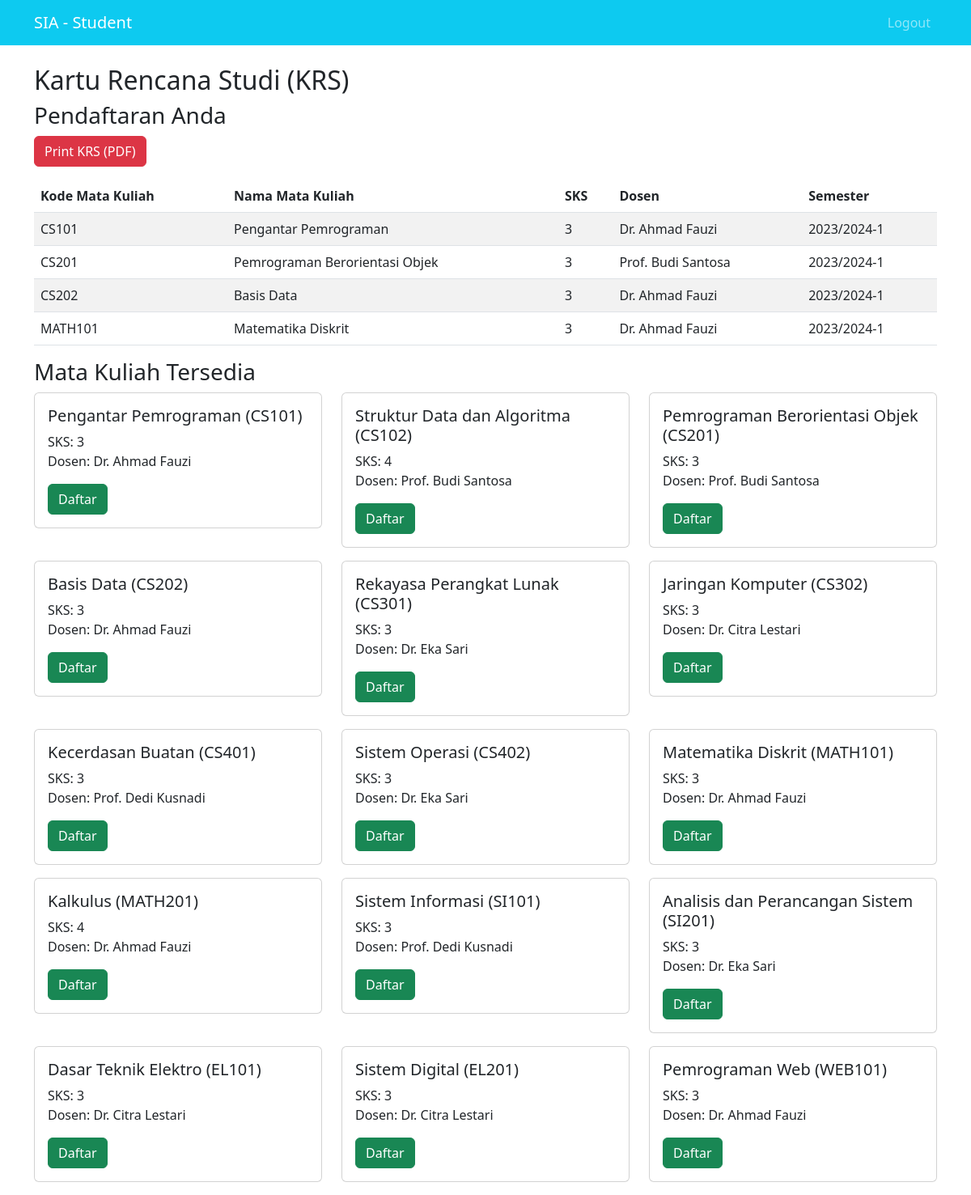
The page /student/krs.php (signed in) on the database its author committed.
### tables this page shows
CREATE TABLE pendaftaran (
    id INT AUTO_INCREMENT PRIMARY KEY,
    id_mahasiswa INT NOT NULL,
    id_mata_kuliah INT NOT NULL,
    semester VARCHAR(20) NOT NULL,
    terdaftar_pada TIMESTAMP DEFAULT CURRENT_TIMESTAMP,
    FOREIGN KEY (id_mahasiswa) REFERENCES mahasiswa(id) ON DELETE CASCADE,
    FOREIGN KEY (id_mata_kuliah) REFERENCES mata_kuliah(id) ON DELETE CASCADE,
    UNIQUE KEY pendaftaran_unik (id_mahasiswa, id_mata_kuliah, semester)
);

CREATE TABLE mata_kuliah (
    id INT AUTO_INCREMENT PRIMARY KEY,
    kode VARCHAR(20) UNIQUE NOT NULL,
    nama VARCHAR(100) NOT NULL,
    sks INT NOT NULL,
    id_dosen INT,
    FOREIGN KEY (id_dosen) REFERENCES dosen(id) ON DELETE SET NULL
);

CREATE TABLE dosen (
    id INT AUTO_INCREMENT PRIMARY KEY,
    nidn VARCHAR(20) UNIQUE NOT NULL,
    nama VARCHAR(100) NOT NULL,
    keahlian VARCHAR(255),
    id_pengguna INT UNIQUE,
    FOREIGN KEY (id_pengguna) REFERENCES pengguna(id) ON DELETE CASCADE
);

### includes/functions.php (called while the page is built, shortened)
<?php
function getStudentByUserId($conn, $user_id) {
    $stmt = $conn->prepare("SELECT * FROM mahasiswa WHERE id_pengguna = ?");
    $stmt->bind_param("i", $user_id);
    $stmt->execute();
    $result = $stmt->get_result();
    return $result->fetch_assoc();
}
function getAllCourses($conn) {
    $result = $conn->query("SELECT m.*, d.nama as lecturer_name FROM mata_kuliah m LEFT JOIN dosen d ON m.id_dosen = d.id");
    return $result->fetch_all(MYSQLI_ASSOC);
}
function getEnrollmentsByStudent($conn, $student_id) {
    $stmt = $conn->prepare("SELECT p.*, m.nama as course_name, m.kode, m.sks, n.nilai, d.nama as lecturer_name FROM pendaftaran p LEFT JOIN mata_kuliah m ON p.id_mata_kuliah = m.id LEFT JOIN dosen d ON m.id_dosen = d.id LEFT JOIN nilai n ON p.id = n.id_pendaftaran WHERE p.id_mahasiswa = ?");
    $stmt->bind_param("i", $student_id);
    $stmt->execute();
    $result = $stmt->get_result();
    return $result->fetch_all(MYSQLI_ASSOC);
}
?>

### student/krs.php (the view, shortened to what this page needs)
<?php
include '../config.php';
include '../includes/functions.php';
$student = getStudentByUserId($conn, $_SESSION['user_id']);
$enrollments = getEnrollmentsByStudent($conn, $student['id']);
$courses = getAllCourses($conn);
$enrolled_course_ids = array_column($enrollments, 'course_id');
$available_courses = array_filter($courses, function($course) use ($enrolled_course_ids) {
    return !in_array($course['id'], $enrolled_course_ids);
});
?>
<!DOCTYPE html>
<html lang="en">
<head>
    <link href="https://cdn.jsdelivr.net/npm/bootstrap@5.3.0/dist/css/bootstrap.min.css" rel="stylesheet">
</head>
<body>
    <nav class="navbar navbar-expand-lg navbar-dark bg-info">
        <div class="container">
            <a class="navbar-brand" href="dashboard.php">SIA - Student</a>
            <div class="navbar-nav ms-auto">
                <a class="nav-link" href="../logout.php">Logout</a>
            </div>
        </div>
    </nav>
    <div class="container mt-4">
        <h2>Kartu Rencana Studi (KRS)</h2>
        <h3>Pendaftaran Anda</h3>
        <a href="../pdf/krs_pdf.php" target="_blank" class="btn btn-danger mb-3">
            Print KRS (PDF)
        </a>
        <table class="table table-striped">
            <thead>
                <tr>
                    <th>Kode Mata Kuliah</th>
                    <th>Nama Mata Kuliah</th>
                    <th>SKS</th>
                    <th>Dosen</th>
                    <th>Semester</th>
                </tr>
            </thead>
            <tbody>
                <?php foreach ($enrollments as $enrollment): ?>
                    <tr>
                        <td><?php echo $enrollment['kode']; ?></td>
                        <td><?php echo $enrollment['course_name']; ?></td>
                        <td><?php echo $enrollment['sks']; ?></td>
                        <td><?php echo $enrollment['lecturer_name'] ?? 'N/A'; ?></td>
                        <td><?php echo $enrollment['semester']; ?></td>
                    </tr>
                <?php endforeach; ?>
            </tbody>
        </table>
        <h3>Mata Kuliah Tersedia</h3>
        <div class="row">
            <?php foreach ($available_courses as $course): ?>
                <div class="col-md-4 mb-3">
                    <div class="card">
                        <div class="card-body">
                            <h5 class="card-title"><?php echo $course['nama']; ?> (<?php echo $course['kode']; ?>)</h5>
                            <p class="card-text">SKS: <?php echo $course['sks']; ?><br>Dosen: <?php echo $course['lecturer_name'] ?? 'Belum ditugaskan'; ?></p>
                            <form method="POST" style="display: inline;">
                                <button type="submit" name="enroll" class="btn btn-success">Daftar</button>
                            </form>
                        </div>
                    </div>
                </div>
            <?php endforeach; ?>
        </div>
    </div>
</body>
</html>

### rows shown on the page
pendaftaran: id_mata_kuliah.kode "CS101", id_mata_kuliah.nama "Pengantar Pemrograman", id_mata_kuliah.sks "3", dosen.nama "Dr. Ahmad Fauzi", semester "2023/2024-1"
pendaftaran: id_mata_kuliah.kode "CS201", id_mata_kuliah.nama "Pemrograman Berorientasi Objek", id_mata_kuliah.sks "3", dosen.nama "Prof. Budi Santosa", semester "2023/2024-1"
pendaftaran: id_mata_kuliah.kode "CS202", id_mata_kuliah.nama "Basis Data", id_mata_kuliah.sks "3", dosen.nama "Dr. Ahmad Fauzi", semester "2023/2024-1"
pendaftaran: id_mata_kuliah.kode "MATH101", id_mata_kuliah.nama "Matematika Diskrit", id_mata_kuliah.sks "3", dosen.nama "Dr. Ahmad Fauzi", semester "2023/2024-1"
mata_kuliah: nama "Pengantar Pemrograman", kode "CS101", sks "3", id_dosen.nama "Dr. Ahmad Fauzi"
mata_kuliah: nama "Struktur Data dan Algoritma", kode "CS102", sks "4", id_dosen.nama "Prof. Budi Santosa"
mata_kuliah: nama "Pemrograman Berorientasi Objek", kode "CS201", sks "3", id_dosen.nama "Prof. Budi Santosa"
mata_kuliah: nama "Basis Data", kode "CS202", sks "3", id_dosen.nama "Dr. Ahmad Fauzi"
mata_kuliah: nama "Rekayasa Perangkat Lunak", kode "CS301", sks "3", id_dosen.nama "Dr. Eka Sari"
mata_kuliah: nama "Jaringan Komputer", kode "CS302", sks "3", id_dosen.nama "Dr. Citra Lestari"
mata_kuliah: nama "Kecerdasan Buatan", kode "CS401", sks "3", id_dosen.nama "Prof. Dedi Kusnadi"
mata_kuliah: nama "Sistem Operasi", kode "CS402", sks "3", id_dosen.nama "Dr. Eka Sari"
mata_kuliah: nama "Matematika Diskrit", kode "MATH101", sks "3", id_dosen.nama "Dr. Ahmad Fauzi"
mata_kuliah: nama "Kalkulus", kode "MATH201", sks "4", id_dosen.nama "Dr. Ahmad Fauzi"
mata_kuliah: nama "Sistem Informasi", kode "SI101", sks "3", id_dosen.nama "Prof. Dedi Kusnadi"
mata_kuliah: nama "Analisis dan Perancangan Sistem", kode "SI201", sks "3", id_dosen.nama "Dr. Eka Sari"
mata_kuliah: nama "Dasar Teknik Elektro", kode "EL101", sks "3", id_dosen.nama "Dr. Citra Lestari"
mata_kuliah: nama "Sistem Digital", kode "EL201", sks "3", id_dosen.nama "Dr. Citra Lestari"
mata_kuliah: nama "Pemrograman Web", kode "WEB101", sks "3", id_dosen.nama "Dr. Ahmad Fauzi"
